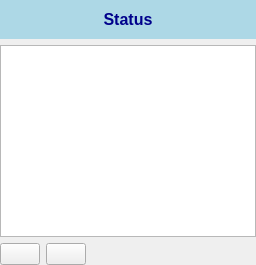
     <widget class="QWidget" name="stackedWidgetPage4">
      <layout class="QVBoxLayout" name="verticalLayout_4">
       <property name="leftMargin">
        <number>0</number>
       </property>
       <property name="topMargin">
        <number>0</number>
       </property>
       <property name="rightMargin">
        <number>0</number>
       </property>
       <property name="bottomMargin">
        <number>0</number>
       </property>
       <item>
        <widget class="QLabel" name="lblTitleStatus">
         <property name="sizePolicy">
          <sizepolicy hsizetype="Preferred" vsizetype="Fixed">
           <horstretch>0</horstretch>
           <verstretch>0</verstretch>
          </sizepolicy>
         </property>
         <property name="styleSheet">
          <string notr="true">background-color:lightBlue;
border:none;
padding:10px;
color:darkBlue;
font-size:16px;
font-weight:bold;
text-align:center;</string>
         </property>
         <property name="text">
          <string>Status</string>
         </property>
         <property name="alignment">
          <set>Qt::AlignCenter</set>
         </property>
        </widget>
       </item>
       <item>
        <widget class="QListView" name="lstStatus"/>
       </item>
       <item>
        <layout class="QHBoxLayout" name="horizontalLayout_3">
         <item>
          <widget class="QPushButton" name="btnStatusAdd">
           <property name="text">
            <string/>
           </property>
           <property name="icon">
            <iconset theme="list-add">
             <normaloff>../../../snowflaQe/src/ui</normaloff>../../../snowflaQe/src/ui</iconset>
           </property>
          </widget>
         </item>
         <item>
          <widget class="QPushButton" name="btnStatusRemove">
           <property name="text">
            <string/>
           </property>
           <property name="icon">
            <iconset theme="list-remove">
             <normaloff>../../../snowflaQe/src/ui</normaloff>../../../snowflaQe/src/ui</iconset>
           </property>
          </widget>
         </item>
         <item>
          <spacer name="horizontalSpacer_2">
           <property name="orientation">
            <enum>Qt::Horizontal</enum>
           </property>
           <property name="sizeHint" stdset="0">
            <size>
             <width>40</width>
             <height>20</height>
            </size>
           </property>
          </spacer>
         </item>
        </layout>
       </item>
      </layout>
     </widget>
